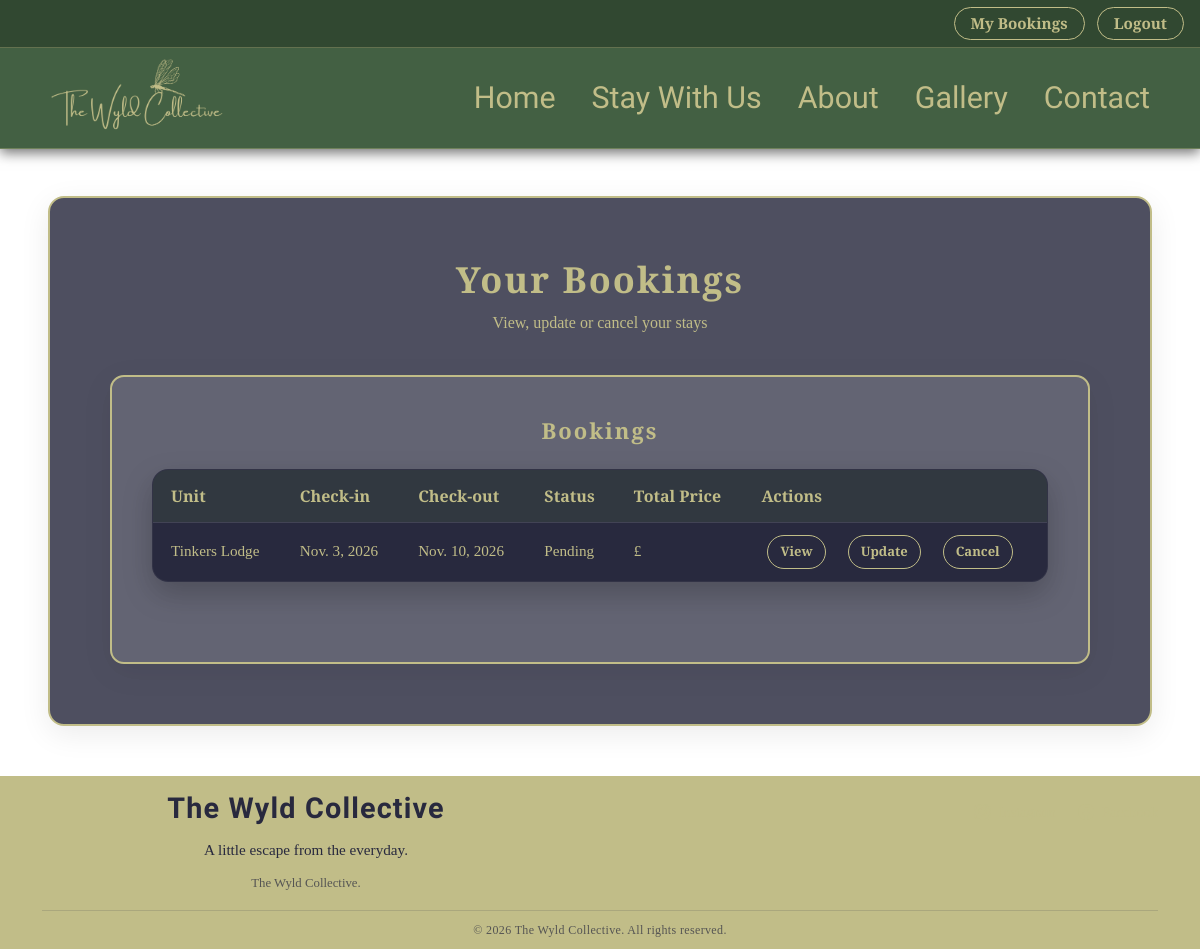
Page /my-bookings/ (signed in) on the committed database.
### bookings/models.py (models this page shows, shortened)
class Booking(models.Model):
    STATUS_CHOICES = [
        ("PENDING", "Pending"),
        ("CONFIRMED", "Confirmed"),
        ("CANCELLED", "Cancelled"),
        ("COMPLETED", "Completed"),
    ]
    customer = models.ForeignKey(User, on_delete=models.CASCADE)
    unit = models.ForeignKey(Unit, on_delete=models.CASCADE)
    check_in_date = models.DateField()
    check_out_date = models.DateField()
    adults = models.PositiveIntegerField(default=1)
    children = models.PositiveIntegerField(default=0)
    infants = models.PositiveIntegerField(default=0)
    dogs = models.PositiveIntegerField(default=0)
    dog_surcharge = models.DecimalField(max_digits=6, decimal_places=2, default=0)
    nightly_price = models.DecimalField(max_digits=7, decimal_places=2)
    total_nights = models.PositiveIntegerField()
    total_amount = models.DecimalField(max_digits=8, decimal_places=2)
    special_requests = models.TextField(blank=True)
    agreed_terms = models.BooleanField(default=False)
    status = models.CharField(max_length=20, choices=STATUS_CHOICES, default="PENDING")
    created_at = models.DateTimeField(auto_now_add=True)
    updated_at = models.DateTimeField(auto_now=True)

class Unit(models.Model):
    name = models.CharField(max_length=120)
    slug = models.SlugField(unique=True)
    short_description = models.CharField(max_length=300, blank=True)
    description = models.TextField(blank=True)
    main_image = models.ImageField(upload_to="unit_main/", blank=True, null=True)
    max_adults = models.PositiveIntegerField(default=2)
    max_children = models.PositiveIntegerField(default=2)
    price_per_night = models.DecimalField(max_digits=7, decimal_places=2)
    dog_surcharge = models.DecimalField(max_digits=6, decimal_places=2, default=0)
    dogs_allowed = models.BooleanField(default=False)
    active = models.BooleanField(default=True)

### bookings/views.py (the view)
# urls.py: path("my-bookings/", views.my_bookings_view, name="my_bookings"),
@login_required
def my_bookings_view(request):
    bookings = Booking.objects.filter(customer=request.user)
    return render(request, "bookings/my_bookings.html", {"bookings": bookings})

### templates/bookings/my_bookings.html
{% extends "base.html" %}
{% load static %}
{% block content %}
<div class="customer-card-wrapper wide">
    <h1 class="customer-dashboard-title">Your Bookings</h1>
    <p class="customer-dashboard-subtitle">View, update or cancel your stays</p>
    <div class="customer-card">
        {% if bookings %}
        <div class="customer-section-block">
            <h2 class="customer-section-title">Bookings</h2>
            <table class="admin-table customer-bookings-table">
                <thead>
                    <tr>
                        <th>Unit</th>
                        <th>Check-in</th>
                        <th>Check-out</th>
                        <th>Status</th>
                        <th>Total Price</th>
                        <th>Actions</th>
                    </tr>
                </thead>
                <tbody>
                    {% for booking in bookings %}
                    <tr>
                        <td>{{ booking.unit.name }}</td>
                        <td>{{ booking.check_in_date }}</td>
                        <td>{{ booking.check_out_date }}</td>
                        <td>{{ booking.status|title }}</td>
                        <td>£{{ booking.total_price }}</td>
                        <td class="customer-actions-cell">
                            <a href="{% url 'booking_detail' booking.pk %}" class="crud-btn small">View</a>
                            <a href="{% url 'booking_update' booking.pk %}" class="crud-btn small">Update</a>
                            <a href="{% url 'booking_delete' booking.pk %}" class="crud-btn danger-btn small">Cancel</a>
                        </td>
                    </tr>
                    {% endfor %}
                </tbody>
            </table>
        </div>
        {% else %}
            <p>You have no bookings yet.</p>
        {% endif %}
    </div>
</div>
{% endblock %}

### static/css/styles.css (style rules this page uses)
:root { --font-primary: "Island Moments", cursive; --font-secondary: "Cormorant Garamond", serif; --colour-primary: #436043; --colour-secondary: #759075; --colour-tertiary: #ffffff; --colour-accent: #c1bd88; --colour-blue: #28293e; --transition-fast: 0.25s ease; --transition-medium: 0.45s ease; --colour-accent-rgb: 49, 72, 49; }
body { font-family: var(--font-secondary); background: url("../images/page-bg.svg") center/cover no-repeat fixed; color: var(--colour-primary); overflow-x: hidden; }
h1 { font-family: var(--font-primary); letter-spacing: 2px; color: var(--colour-accent); text-align: center; }
h2 { font-family: var(--font-primary); font-weight: 550; font-size: 3.2rem; letter-spacing: 2px; color: var(--colour-tertiary); text-align: center; }
p, li { font-family: var(--font-secondary); font-size: 1.1rem; text-align: center; color: var(--colour-tertiary); }
.crud-btn { color: var(--colour-accent); border: 1px solid var(--colour-accent); padding: 4px 16px; margin-left: 12px; border-radius: 50px; font-family: var(--font-secondary); font-size: 0.95rem; font-weight: 600; text-decoration: none; transition: var(--transition-fast); }
.admin-table { width: 100%; border-collapse: collapse; margin: 25px 0px; background: rgba(40, 41, 62, 0.82); border-radius: 16px; overflow: hidden; border: 1px solid rgba(255, 255, 255, 0.18); box-shadow: 0 12px 30px rgba(0, 0, 0, 0.22); }
.admin-table thead { background: rgba(var(--colour-accent-rgb), 0.25); }
.admin-table th { padding: 14px 18px; color: var(--colour-tertiary); font-family: var(--font-secondary); font-size: 1rem; font-weight: 600; text-align: left; }
.admin-table td { padding: 12px 18px; color: var(--colour-tertiary); font-family: var(--font-secondary); font-size: 0.95rem; border-top: 1px solid rgba(255, 255, 255, 0.12); }
.admin-table .crud-btn { margin: 0 6px; }
.crud-btn.small { padding: 6px 12px; font-size: 13px; }
.customer-card-wrapper { width: 80vw; background: rgba(40, 41, 62, 0.82); border: 2px solid #C1BD88; border-radius: 16px; margin: 0 auto; padding: 60px 60px; box-shadow: 0 8px 30px rgba(0,0,0,0.08); text-align: center; font-family: var(--font-secondary); color: var(--colour-accent); }
.customer-card-wrapper.wide { width: 92vw; max-width: 1400px; margin-top: 100px; margin-bottom: 50px; }
.customer-card { background: rgba(255, 255, 255, 0.12); border: 2px solid #C1BD88; padding: 40px; border-radius: 14px; text-align: left; box-shadow: 0 8px 30px rgba(0,0,0,0.08); font-family: var(--font-secondary); color: var(--colour-accent); }
.customer-bookings-table tbody tr:nth-child(odd) { background: var(--colour-blue); }
.customer-bookings-table td, .customer-bookings-table th { color: var(--colour-accent); font-family: var(--font-secondary); }
.customer-dashboard-title { font-size: 36px; font-weight: 700; font-family: var(--font-secondary); color: var(--colour-accent); margin-bottom: 10px; }
.customer-dashboard-subtitle { font-size: 16px; font-family: var(--font-secondary); color: var(--colour-accent); margin-bottom: 40px; }
.customer-card .customer-section-block { margin-bottom: 40px; text-align: left; }
.customer-card .customer-section-title { font-family: var(--font-secondary); font-size: 22px; font-weight: 600; color: var(--colour-accent); margin-bottom: 20px; }
.customer-card .customer-actions-cell { display: flex; gap: 10px; flex-wrap: wrap; }

### rows in the picture
Booking: unit.name "Tinkers Lodge", check_in_date "Nov. 3, 2026", check_out_date "Nov. 10, 2026", status "Pending"
